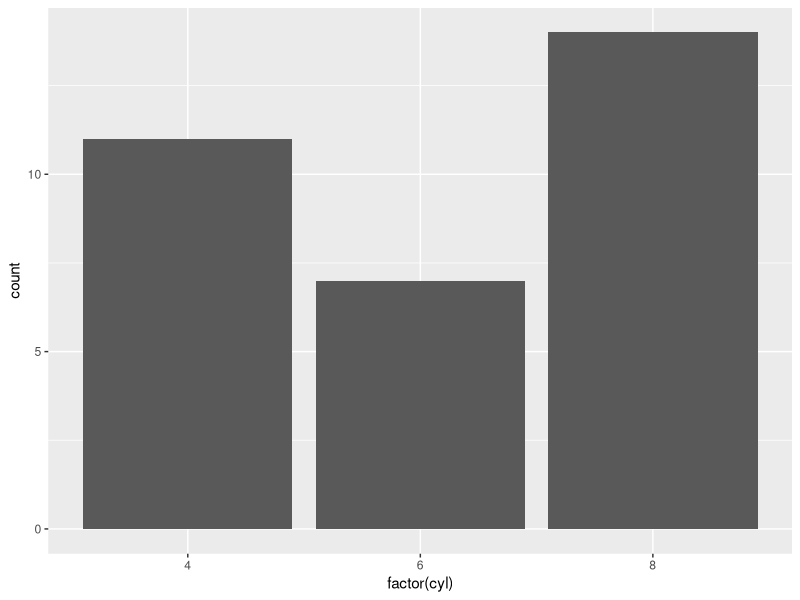
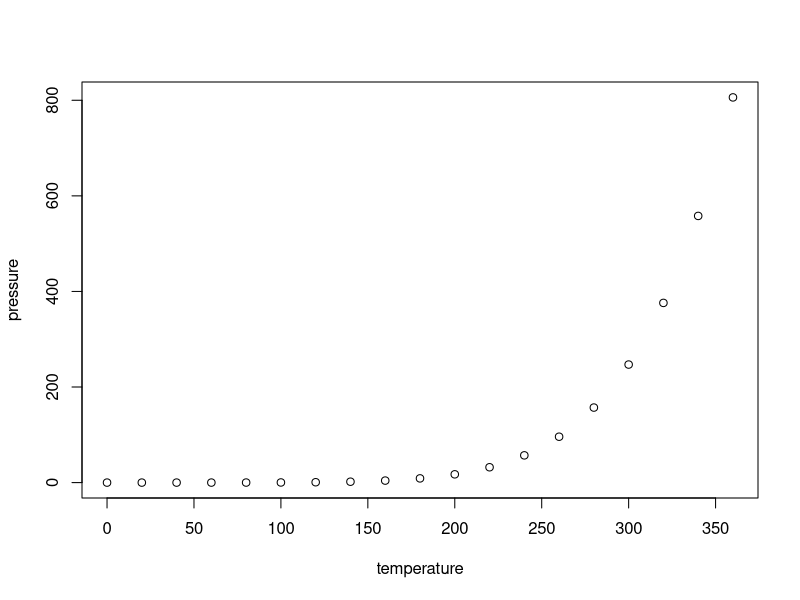

The R script that drew these images, in order:
## ---- chunk 1
knitr::opts_chunk$set(echo = TRUE)

#install.packages("tidyverse")
library("tidyverse")
ggplot(mtcars, aes(x = factor(cyl))) +
    geom_bar()


## ---- chunk 2
summary(cars)
## ---- chunk 3
plot(pressure)
